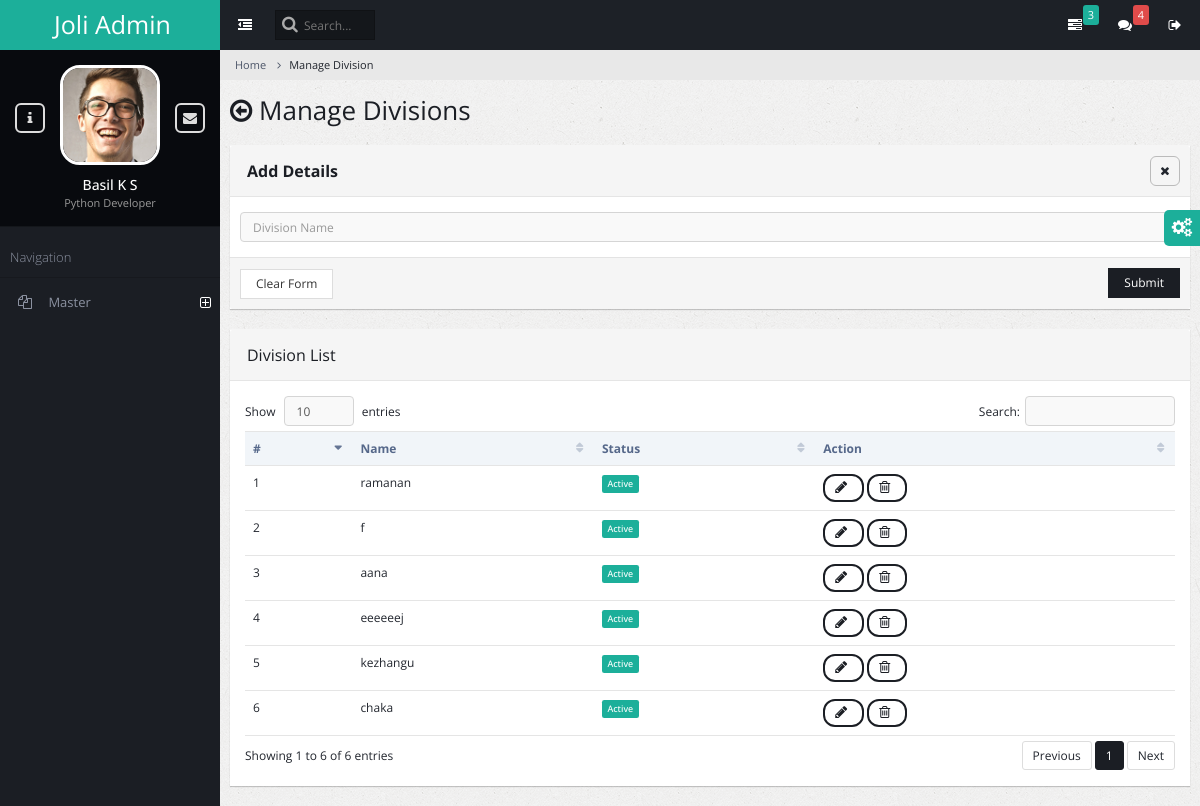
/division_mng/, run on the app's committed database.
### admin_master/models.py (models this page shows)
class masterdivision(models.Model):
    divisionname=models.CharField(max_length=100)
    status=models.IntegerField(default=1)

### admin_master/views.py (the view, shortened to what this page needs)
# urls.py: path('division_mng/', views.division_mng,name="division_mng"),
@csrf_exempt
def division_mng(request):
    message=''
    divisions = masterdivision.objects.all()
    return render(request, 'Division_manage.html', {'mess': message, 'divisions': divisions})

### admin_master/templates/Division_manage.html (shortened to what this page needs)
{% load static %}
<!DOCTYPE html>
<html lang="en">
    <head>
        <link rel="stylesheet" type="text/css" id="theme" href="{% static 'css/theme-default.css' %}"/>
    </head>
    <body>
        <div class="page-container">
           {% include 'master_sidebar.html' %}
            <div class="page-content">
                {% include 'topbar.html' %}
                <ul class="breadcrumb">
                    <li><a href="#">Home</a></li>
                    <li class="active">Manage Division</li>
                </ul>
                <div class="page-title">
                    <h2><span class="fa fa-arrow-circle-o-left"></span> Manage Divisions</h2>
                </div>
                <div class="page-content-wrap">
                 <div class="row">
                  <div class="col-md-12">
                    <form class="form-horizontal" method="post" action="{% url 'division_mng' %}">
                        <div class="panel panel-default">
                            <div class="panel-heading">
                                <h3 class="panel-title"><strong>Add Details</strong></h3>
                                <ul class="panel-controls">
                                    <li><a href="#" class="panel-remove"><span class="fa fa-times"></span></a></li>
                                </ul>
                            </div>
                            <div class="panel-body">
                                <div class="row">
                                    <div class="col-md-12">
                                        <div class="form-group">
                                            <input type="text" class="form-control" placeholder="Division Name" name="div_name">
                                        </div>
                                    </div>
                                </div>
                            </div>
                            <div class="panel-footer">
                                <button class="btn btn-default">Clear Form</button>
                                <button class="btn btn-primary pull-right">Submit</button>{{mess}}
                            </div>
                        </div>
                        </form>
                 <div class="panel panel-default">
                    <div class="panel-heading">
                        <h3 class="panel-title">Division List </h3>
                    </div>
                    <div class="panel-body">
                        <table class="table datatable">
                            <thead>
                                <tr>
                                    <th>#</th>
                                    <th>Name</th>
                                    <th>Status</th>
                                    <th>Action</th>
                                </tr>
                            </thead>
                            <tbody>
                                {% for divi in divisions %}
                                <tr id="row{{divi.id}}">
                                    <td>{{ forloop.counter }}</td>
                                    <td>{{ divi.divisionname }}</td>
                                    {% if divi.status == 1 %}
                                    <td><span class="label label-warning">Active</span></td>
                                    {% endif %}
                                    <td>
                                        <a href="#" class="btn btn-primary btn-rounded"  onclick="poping('{{divi.id}}')">
                                             <span class="fa fa-pencil"></span>
                                        </a>
                                        <a href="#" class="btn btn-primary btn-rounded mb-control" onclick="delete_row('row{{divi.id}}',{{divi.id}},'/division_mng_dlt/');">
                                            <span class="fa fa-trash-o"></span>
                                       </a>
                                    </td>
                                </tr>
                                {% endfor %}
                            </tbody>
                        </table>
                    </div>
                  </div>
                </div>
            </div>
                </div>
            </div>
        </div>
    </body>
</html>

### data on the page
masterdivision: divisionname "ramanan", status "Active"
masterdivision: divisionname "f", status "Active"
masterdivision: divisionname "aana", status "Active"
masterdivision: divisionname "eeeeeej", status "Active"
masterdivision: divisionname "kezhangu", status "Active"
masterdivision: divisionname "chaka", status "Active"
